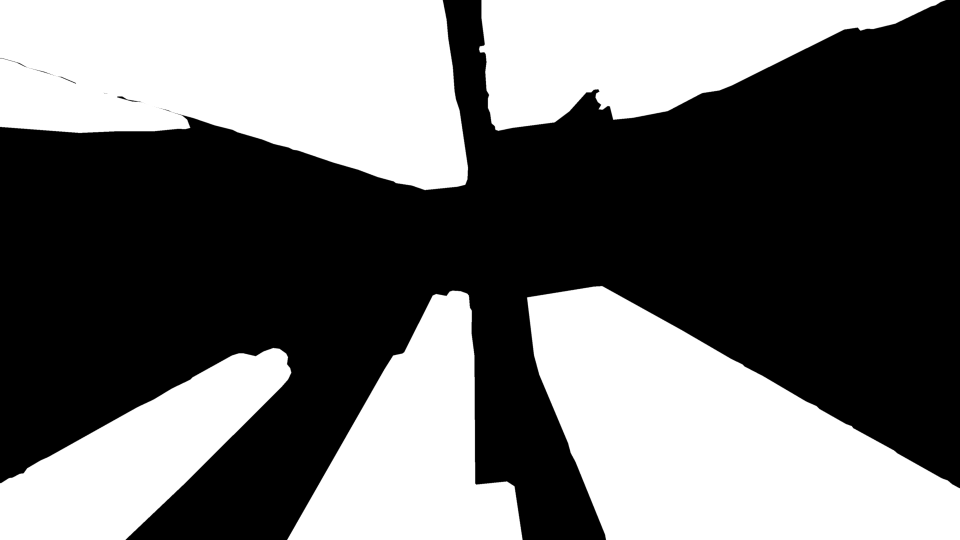
#> input picture tools/depth/bakes/shutter/mask-tower.png, 1920 x 1080 px (shown at 1/2 size)
$ python drift.py mask-tower.png mask-tower.png --out out.png
#> lines starting #> are read from the running program, lines starting #| are printed output that depends on the picture; after the words box and inside, x2 and y2 are one past the last pixel; in counts of white or black regions, pixels touching at a corner belong together
### tools/depth/bakes/shutter/grade.py
"""Shutter grade: the photograph's daylight blue into a Superia-ish summer scan.

Works in linear light and OKLab. The plate (Unsplash trGhiLiRgsI, see
drift.py) is a phone's straight-up frame of a clean summer sky: OKLab L
0.50-0.75, C ~0.12, h 249-254, palest in the glare round the sun (low left
of the turned frame) and with no deepening toward the zenith at all (the
phone's tone curve flattened it).

The genre target is a cyan-cobalt that deepens toward the zenith: about
#044984 there (L 0.40, C 0.12, h 252) to #0466a3 out toward the frame's
edges (L 0.49, C 0.125, h 246). The camera points straight up, so the zenith
is the vanishing point of the towers' plumb edges, near the middle of the
frame, and the ramp is radial about it. The clear sky's own lightness and
chroma over the frame (skyfield.npz, written by drift.py) set each pixel's
scale, so the clear sky lands on the ramp with a share (KEEP) of the
photograph's own gradient kept: the sun's side stays paler. Blues are pulled
to it; low-chroma pixels (cloud) are left alone, so a thin veil of cloud
over blue takes the grade in proportion.

Two counterpoints keep the frame from reading as one blue filter. The
cloud's near-whites turn from the sky's blue-white to a cream (#F4EEE2) on a
shoulder over the top of their lightness. And the towers, given their matte
(bake.py passes the stillness matte), are not graded with the sky at all:
their glass mirrors it in the photograph, and graded with it they were a
second copy of the cobalt. They go to a warm grey-steel, only the panes that
face open sky keeping a muted cyan (towers).
"""
import os

import cv2
import numpy as np

HERE = os.path.dirname(os.path.abspath(__file__))

M1 = np.array([[0.4122214708, 0.5363325363, 0.0514459929],
               [0.2119034982, 0.6806995451, 0.1073969566],
               [0.0883024619, 0.2817188376, 0.6299787005]], np.float32)
M2 = np.array([[0.2104542553, 0.7936177850, -0.0040720468],
               [1.9779984951, -2.4285922050, 0.4505937099],
               [0.0259040371, 0.7827717662, -0.8086757660]], np.float32)
M2i = np.linalg.inv(M2).astype(np.float32)
M1i = np.linalg.inv(M1).astype(np.float32)


def srgb2lin(x):
    return np.where(x <= 0.04045, x / 12.92, ((x + 0.055) / 1.055) ** 2.4).astype(np.float32)


def lin2srgb(x):
    x = np.clip(x, 0, 1)
    return np.where(x <= 0.0031308, x * 12.92, 1.055 * np.power(x, 1 / 2.4) - 0.055).astype(np.float32)


def lin2oklab(rgb):
    lms = rgb @ M1.T
    lms = np.cbrt(np.maximum(lms, 0))
    return lms @ M2.T


def oklab2lin(lab):
    lms = lab @ M2i.T
    return (lms ** 3) @ M1i.T


def hue_of_srgb(c):
    lab = lin2oklab(srgb2lin(np.array(c, np.float32) / 255)[None])[0]
    return np.degrees(np.arctan2(lab[2], lab[1])) % 360, np.hypot(lab[1], lab[2])


# The zenith (frame fractions) and the ramp, zenith -> r = 1 (the frame's
# half-diagonal): lightness, chroma, hue (OKLab deg).
ZENITH = (0.50, 0.46)
AT_ZENITH = (0.41, 0.125, 252.0)
AT_EDGE = (0.50, 0.132, 246.0)
KEEP = 0.4  # the share of the photograph's own lightness gradient kept
_field = {}


# [16 lines left out: function ramp, not called in this run]


def _smooth(x, e0, e1):
    t = np.clip((x - e0) / (e1 - e0), 0, 1)
    return t * t * (3 - 2 * t)


def _ab(C, hdeg):
    r = np.radians(hdeg)
    return C * np.cos(r), C * np.sin(r)


# [42 lines left out: function towers, not called in this run]


CREAM = (0.017, 85.0)  # OKLab C, h: #F4EEE2, a sunlit cumulus top on summer film


# [39 lines left out: function grade, not called in this run]


# [8 lines that do not run on import are left out]

### tools/depth/kit.py
"""Shared helpers for the photo tools (fill, layers, normals, segment).

numpy + OpenCV + onnxruntime only. Models live outside the repo, in
$LAB_MODELS (default /tmp/claude-0/models), one directory per download.
Every ONNX session runs on 2 threads unless --threads says otherwise.
"""
import os
import sys
import time

import numpy as np
import cv2

MODELS = os.environ.get("LAB_MODELS", "/tmp/claude-0/models")
HERE = os.path.dirname(os.path.abspath(__file__))

# default model files, relative to MODELS (see README for the download lines)
LAMA = "lama-carve/lama_fp32.onnx"
MOGE = "moge2-vits-normal/model.onnx"
MOGE_B = "moge2-vitb-normal/model.onnx"
SAM_ENC = "sam21-tiny/onnx/vision_encoder.onnx"
SAM_DEC = "sam21-tiny/onnx/prompt_encoder_mask_decoder.onnx"
BIREFNET = "birefnet-lite/onnx/model.onnx"
DA2 = os.path.join(HERE, "da2s.onnx")


# [17 lines left out: functions model_path, session, not called in this run]


class Timer:
    def __init__(self):
        self.t0 = time.time()
        self.marks = {}

    # [41 lines left out: functions mark, load_rgb, load_gray, save_rgb, not called in this run]


def save_rgba(path, rgb, a):
    q = np.clip(np.round(np.dstack([rgb, a]) * 255), 0, 255).astype(np.uint8)
    cv2.imwrite(path, q[:, :, [2, 1, 0, 3]])


# [11 lines left out: functions save_gray, resize, not called in this run]


# ---------------------------------------------------------------- filters
def box(a, r):
    r = max(1, int(round(r)))
    return cv2.boxFilter(a, -1, (2 * r + 1, 2 * r + 1), borderType=cv2.BORDER_REFLECT)


# [10 lines left out: function blur, not called in this run]


def disk(r):
    r = max(1, int(round(r)))
    return cv2.getStructuringElement(cv2.MORPH_ELLIPSE, (2 * r + 1, 2 * r + 1))


def dilate(m, r):
    return cv2.dilate(m.astype(np.uint8), disk(r)) > 0


def erode(m, r):
    return cv2.erode(m.astype(np.uint8), disk(r)) > 0


def smoothstep(a, b, x):
    t = np.clip((x - a) / (b - a), 0, 1)
    return t * t * (3 - 2 * t)


# [48 lines left out: function guided, not called in this run]


def pushpull(col, w, levels=14):
    """Smooth fill of col where weight w (0..1) is low, by a weighted pyramid."""
    col = col.astype(np.float32)
    w = w.astype(np.float32)
    chan = col.ndim == 3
    pyr = []
    c, ww = col * (w[..., None] if chan else w), w
    for _ in range(levels):
        pyr.append((c, ww))
        if min(ww.shape) < 4:
            break
        sz = (max(1, c.shape[1] // 2), max(1, c.shape[0] // 2))
        c = cv2.resize(c, sz, interpolation=cv2.INTER_AREA)
        ww = cv2.resize(ww, sz, interpolation=cv2.INTER_AREA)
    c, ww = pyr[-1]
    est = c / np.maximum(ww, 1e-6)[..., None] if chan else c / np.maximum(ww, 1e-6)
    for c, ww in reversed(pyr[:-1]):
        up = cv2.resize(est, (c.shape[1], c.shape[0]), interpolation=cv2.INTER_LINEAR)
        up = cv2.GaussianBlur(up, (0, 0), 0.8)
        k = np.clip(ww * 4.0, 0, 1)
        if chan:
            k = k[..., None]
            est = (c / np.maximum(ww, 1e-6)[..., None]) * k + up * (1 - k)
        else:
            est = (c / np.maximum(ww, 1e-6)) * k + up * (1 - k)
    return est


def luma(rgb):
    return rgb @ np.array([0.2126, 0.7152, 0.0722], np.float32)


# ---------------------------------------------------------------- sheets
# [38 lines left out: functions label, grid, write_sheet, not called in this run]

### tools/depth/bakes/shutter/drift.py
"""Shutter plate: one worm's-eye photograph -> a locked-off cumulus time-lapse.

    python3 -I tools/depth/bakes/shutter/drift.py <photo.jpg> <matte.py mattes...> --out <work>/drift.mp4
        [--grow 1] [--mask-out tools/depth/bakes/shutter/mask-tower.png] [--preview <work>/drift-sheet.jpg]

Source: Harshit Joshi (@hpj1992), "a group of tall buildings standing next to
each other", Unsplash trGhiLiRgsI, Hudson Yards, Manhattan, 3000x4000,
Unsplash License. https://unsplash.com/photos/a-group-of-tall-buildings-standing-next-to-each-other-trGhiLiRgsI

The camera points straight up from the foot of five towers. Looking at the
zenith, a deck of fair-weather cumulus at one height is a plane parallel to
the sensor, so its drift on the frame is a pure translation, the same at
every pixel: the towers stand still and the clouds slide behind them. The
photograph is a single instant, so the drift is synthesised from its own
clouds:

1. Frame. The portrait photo turned 90 degrees clockwise (a zenith view has
   no up; turned, the towers come in from the top, the bottom and the corners
   of a wide frame), area-downscaled in linear light to 1920x1440, the middle
   1920x1080 band kept.
2. Towers: the SAM 2.1 masks (tools/depth/segment.py prompt, one per tower,
   see the bake README in bake.py), cleaned by matte.py (straight, notch-free,
   anti-aliased), joined -> mask-tower.png, the stillness matte; grown a
   pixel and feathered, the matte the deck is composited behind.
3. The sky taken apart: the clear sky S (push-pull of the pixels with a
   clear sky's chroma, smoothed: it carries the photo's own gradient, darker
   away from the sun) and the cloud as a premultiplied layer: alpha from
   the loss of the sky's chroma in OKLab (a cloud, lit or shaded, is grey;
   the sky behind it is not), and P = I - (1 - a) S, so a cloud composited
   back over S at its own place is the photograph exactly.
4. Material: the photograph's four biggest cumulus (connected runs of
   alpha), lifted again from the photograph at twice the frame's scale
   (it is 4000 px wide), so a cloud scaled 2-3x is resampled only 1-1.5x
   from its own pixels. Each keeps its alpha, its own light as a ratio
   about a broad mean (its sunlit lobes and shaded folds), and a thickness:
   the soft body plus a dome rising from the edge into the interior. A
   cloud the towers or the frame edge cut is ended short of the cut on a
   lumpy, noise-roughened edge, so its hidden side closes like a cumulus
   lobe, not a ruled line or a smoke.
5. The deck: a strip along the wind, periodic over the loop (its length is
   the drift over N frames), holding five big cumulus, one dominant, built
   from those four: each is a few of them scaled 2-3x along their long axis
   (a little less across it), laid along the wind as cumulus streets lie,
   overlapping so their thicknesses add into one body with turrets, the cut
   side of one buried in the next; small holes and gaps are closed and
   stray wisps dropped. About a third to two fifths of the sky is cloud.
   The clouds keep to three lanes across the wind with clear sky between
   them, so a long exposure draws three broad bands of silk, the dominant
   lane (which a second cloud shares) the brightest. The wind runs 30
   degrees up from the frame's horizontal.
   The light comes from the thickness, not from a flat alpha: where a cloud
   is deep it is a sunlit, faintly warm white crest, where it is thin (its
   rim, its base) a skylight blue-grey, its flank toward the sun (left and
   down in the frame, as the engine's SUN) lit up, the far flank shaded,
   and the photograph's own lobes ride on top. Opacity is Beer-Lambert of
   the same thickness, so the rim is translucent and the core solid. Every
   part breathes over the loop (its thickness swells and ebbs on a slow
   period), so thin edges evaporate and re-form while the cores hold, the
   way fair-weather cumulus lives. Periodic, so the bake's loop cross-fade
   is between equal frames.
6. Frames: S, the deck composited over it, the towers over that (their
   edge pixels have their own photographed sky swapped for the frame's).
   Written as a near-lossless 1920x1080 sRGB video, 257 frames: bake.py's
   source, read exactly as it read the time-lapse.
"""
import argparse
import os
import subprocess
import sys

import cv2
import numpy as np
from PIL import Image

HERE = os.path.dirname(os.path.abspath(__file__))
sys.path.insert(0, HERE)
sys.path.insert(0, os.path.join(HERE, "..", ".."))
from grade import lin2oklab, lin2srgb, oklab2lin, srgb2lin  # noqa: E402
from kit import pushpull  # noqa: E402

ap = argparse.ArgumentParser()
ap.add_argument("photo")
ap.add_argument("masks", nargs="+")
ap.add_argument("--out", required=True)
ap.add_argument("--mask-out", default=os.path.join(HERE, "mask-tower.png"))
ap.add_argument("--preview", default="")
ap.add_argument("--frames", type=int, default=257, help="video frames (bake: start + frames + 1)")
ap.add_argument("--loop", type=int, default=232, help="the deck's period in frames (bake --frames)")
ap.add_argument("--at", type=int, default=24 + 96, help="the frame the photograph's own clouds sit at their places")
ap.add_argument("--speed", type=float, default=17.0, help="px per frame at 1920 wide")
ap.add_argument("--wind", type=float, default=-30.0, help="degrees from +x (frame y down; negative = up the frame)")
ap.add_argument("--seed", type=int, default=11)
ap.add_argument("--grow", type=float, default=1.0, help="px the joined tower matte is grown (and feathered) for the composite")
args = ap.parse_args()

CW, CH = 1920, 1080
FW, FH = 1920, 1440  # the turned photo at frame scale
Y0 = (FH - CH) // 2
rng = np.random.default_rng(args.seed)

# 1. Frame.
src = Image.open(args.photo).convert("RGB").transpose(Image.ROTATE_270)
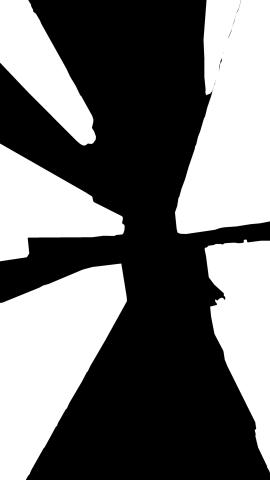
#> src: PIL image 1080x1920 RGB (shown at 1/4 size); min 0, max 255, mean 110.5
full = srgb2lin(np.asarray(src).astype(np.float32) / 255)
lin = cv2.resize(full, (FW, FH), interpolation=cv2.INTER_AREA)

# 2. Towers: matte.py's clean anti-aliased mattes, area-downscaled to the
# frame (the edge stays anti-aliased) and joined -> mask-tower.png, the
# bake's stillness matte, as cut. For the composite the joined matte is grown
# by --grow px and feathered (a grey dilation by a disc, then a light blur,
# so the edge keeps its one-pixel ramp): the deck's clouds are laid strictly
# behind the tower and never reach into its anti-aliased edge pixels, so the
# frames the viewfinder and the still plate take the tower's edge from carry
# only the tower and the photograph's own clear sky, never a cloud. The grown
# rim lies outside the stillness matte, where the engine reads the sky from
# further out anyway (SKY_GAP); printed as tower it drew a blue halo along
# every edge against the silk. The sky analysis below reads the matte as cut.
tow = np.zeros((FH, FW), np.float32)
for p in args.masks:
    m = cv2.imread(p, cv2.IMREAD_GRAYSCALE).astype(np.float32) / 255
    tow = np.maximum(tow, cv2.resize(m, (FW, FH), interpolation=cv2.INTER_AREA))
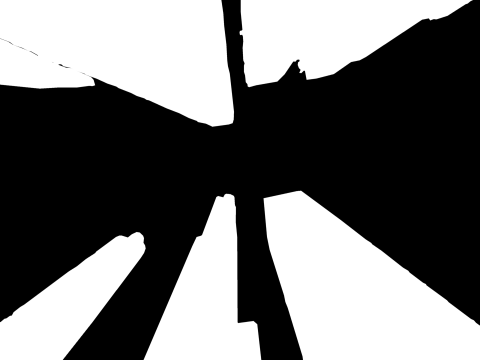
#> tow: shape (1440, 1920) float32 (shown at 1/4 size); min 0, max 1, mean 0.433
if args.grow > 0:
    r = int(np.ceil(args.grow))
    yy, xx = np.mgrid[-r:r + 1, -r:r + 1]
    disc = (np.hypot(yy, xx) <= args.grow + 0.01).astype(np.uint8)
    towc = np.maximum(tow, cv2.GaussianBlur(cv2.dilate(tow, disc), (0, 0), 0.6))
else:
    towc = tow
cv2.imwrite(args.mask_out, np.clip(np.round(tow[Y0:Y0 + CH] * 255), 0, 255).astype(np.uint8))
sky = 1 - tow

# 3. The sky taken apart.
lab = lin2oklab(lin)
#> in lin2oklab, `return lms @ M2.T`:
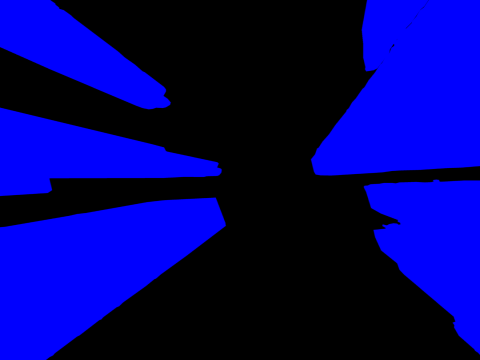
#> returned value: shape (1440, 1920, 3) float32 (shown at 1/4 size); mean of channels 0, 1, 2 0.434, 9.66e-11, 2.57e-08; drawn with min black and max white
L, C = lab[..., 0], np.hypot(lab[..., 1], lab[..., 2])
h = np.degrees(np.arctan2(lab[..., 2], lab[..., 1])) % 360
open_sky = cv2.erode((sky > 0.98).astype(np.uint8), np.ones((7, 7), np.uint8)) > 0
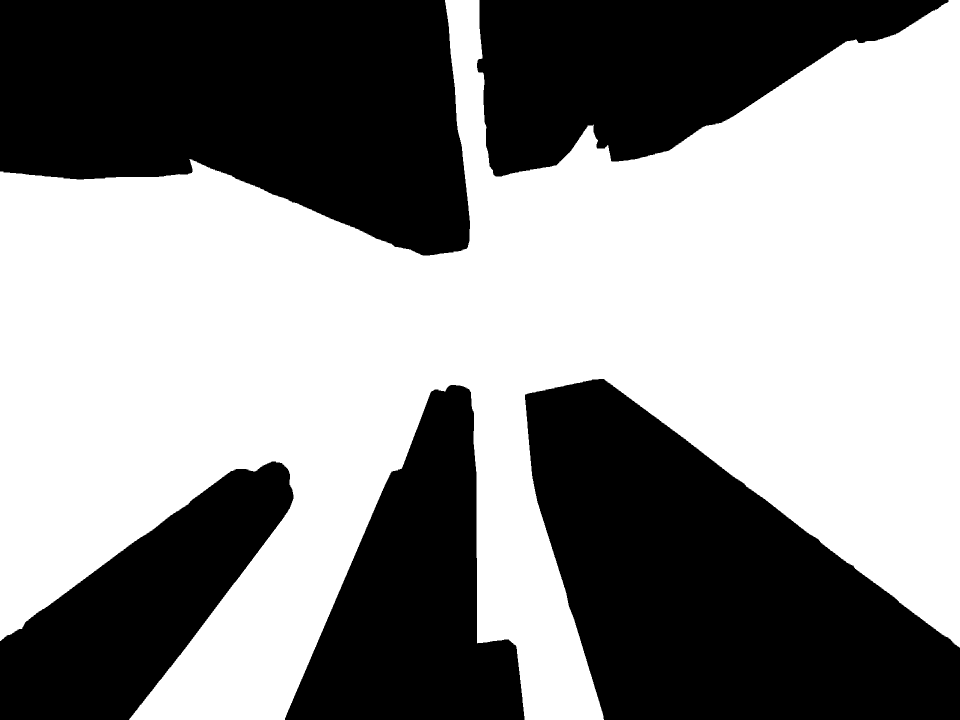
#> open_sky: shape (1440, 1920) bool (shown at 1/2 size); 55.3% white; 5 black regions, box (x1, y1, x2, y2) and area: (0, 0, 940, 511) 364080, (1050, 758, 1920, 1440) 357647, (954, 0, 1897, 353) 199207, (570, 770, 1049, 1440) 171069, (0, 923, 587, 1440) 143781
# Clear: a clear sky's chroma, or (in the glare round the sun, where the sky
# pales) a smooth patch with some chroma left: a cloud has texture, the glare
# has none.
Lm = cv2.blur(L, (9, 9))
Lsd = np.sqrt(np.maximum(cv2.blur(L * L, (9, 9)) - Lm * Lm, 0))
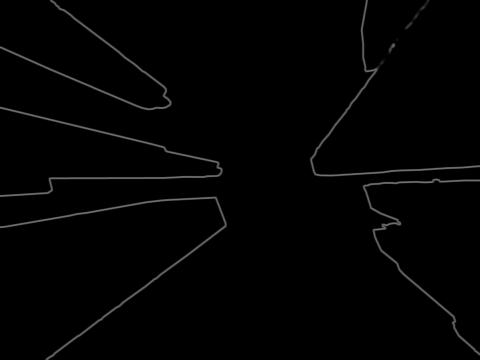
#> Lsd: shape (1440, 1920) float32 (shown at 1/4 size); min 0, max 0.478, mean 0.00973
clear = open_sky & (h > 236) & (h < 264) & (L < 0.8) & ((C > 0.105) | ((C > 0.06) & (Lsd < 0.005)))
#> clear: shape (1440, 1920) bool; every value is 0
clear = cv2.erode(clear.astype(np.uint8), np.ones((9, 9), np.uint8)) > 0  # off every cloud's skirt
S = pushpull(lin, clear.astype(np.float32))
#> the loop in pushpull, `for _ in range(levels):` made 10 passes
#> ww on pass 9: [[0, 0, 0], [0, 0, 0]]
#> after the loop in pushpull, `for _ in range(levels):`: pyr = 10 items
#> the loop in pushpull, `for c, ww in reversed(pyr[:-1]):` made 9 passes
S = cv2.GaussianBlur(S, (0, 0), 24)
labS = lin2oklab(S)
LS, CS = labS[..., 0], np.hypot(labS[..., 1], labS[..., 2])
# The clear sky's own lightness and chroma over the frame, for grade.py (it
# grades the sky to a ramp about the zenith relative to this).
np.savez_compressed(os.path.join(HERE, "skyfield.npz"),
                    L=cv2.resize(LS[Y0:Y0 + CH], (240, 135), interpolation=cv2.INTER_AREA).astype(np.float16),
                    C=cv2.resize(CS[Y0:Y0 + CH], (240, 135), interpolation=cv2.INTER_AREA).astype(np.float16))
a = np.clip((1 - C / np.maximum(CS, 1e-3) - 0.06) / 0.8, 0, 1)
#> a: shape (1440, 1920) float32; every value is 1
a = np.maximum(a, np.clip((L - LS - 0.03) / np.maximum(0.93 - LS, 1e-3), 0, 1))
a *= open_sky
a[a < 0.03] = 0
P = np.maximum(lin - (1 - a)[..., None] * S, 0) * (a > 0)[..., None]
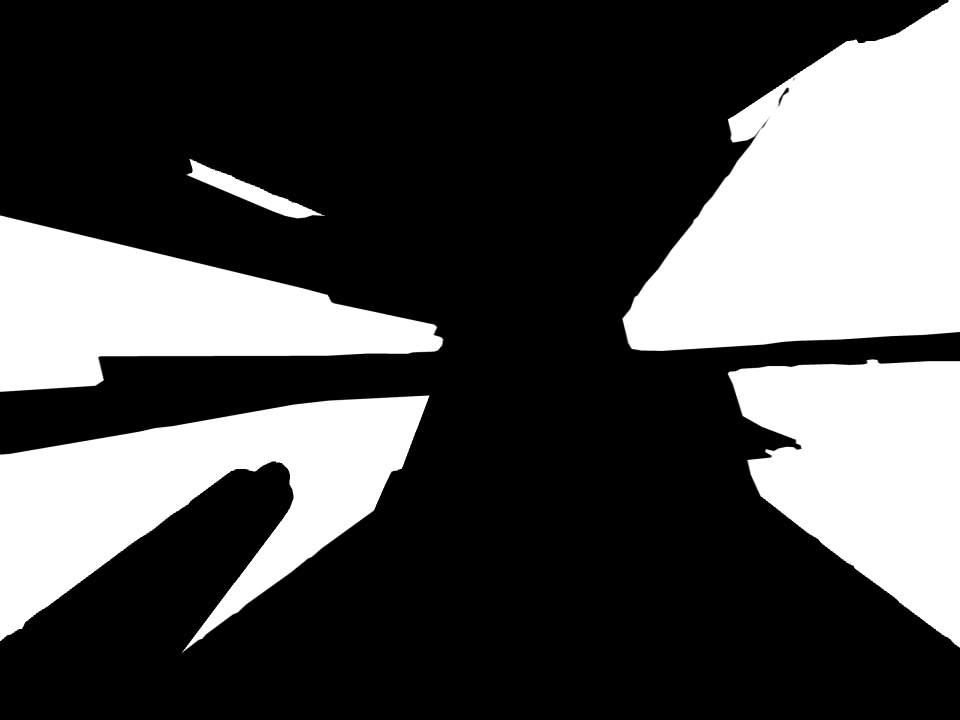
#> P: shape (1440, 1920, 3) float32 (shown at 1/2 size); min 0, max 1, mean 0.306
COVER = a[open_sky].mean()
#> COVER = 1
print("cloud cover in the open sky: %.1f%%" % (100 * COVER))
#| cloud cover in the open sky: 100.0%
#> (the rest of the program and of its run is left out)
